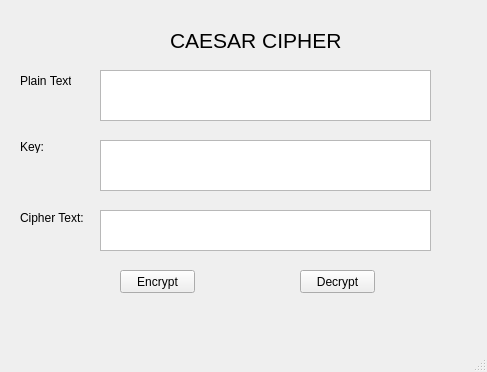
<?xml version="1.0" encoding="UTF-8"?>
<ui version="4.0">
 <class>MainWindow</class>
 <widget class="QMainWindow" name="MainWindow">
  <property name="geometry">
   <rect>
    <x>0</x>
    <y>0</y>
    <width>487</width>
    <height>372</height>
   </rect>
  </property>
  <property name="windowTitle">
   <string>MainWindow</string>
  </property>
  <widget class="QWidget" name="centralwidget">
   <widget class="QPlainTextEdit" name="txt_plain_text">
    <property name="geometry">
     <rect>
      <x>100</x>
      <y>70</y>
      <width>331</width>
      <height>51</height>
     </rect>
    </property>
   </widget>
   <widget class="QLabel" name="label_4">
    <property name="geometry">
     <rect>
      <x>20</x>
      <y>210</y>
      <width>71</width>
      <height>16</height>
     </rect>
    </property>
    <property name="text">
     <string>Cipher Text:</string>
    </property>
   </widget>
   <widget class="QPlainTextEdit" name="txt_cipher_text">
    <property name="geometry">
     <rect>
      <x>100</x>
      <y>210</y>
      <width>331</width>
      <height>41</height>
     </rect>
    </property>
   </widget>
   <widget class="QPushButton" name="btn_encrypt">
    <property name="geometry">
     <rect>
      <x>120</x>
      <y>270</y>
      <width>75</width>
      <height>23</height>
     </rect>
    </property>
    <property name="text">
     <string>Encrypt</string>
    </property>
   </widget>
   <widget class="QLabel" name="label_2">
    <property name="geometry">
     <rect>
      <x>20</x>
      <y>70</y>
      <width>51</width>
      <height>21</height>
     </rect>
    </property>
    <property name="text">
     <string>Plain Text:</string>
    </property>
   </widget>
   <widget class="QLabel" name="label_3">
    <property name="geometry">
     <rect>
      <x>20</x>
      <y>140</y>
      <width>47</width>
      <height>13</height>
     </rect>
    </property>
    <property name="text">
     <string>Key:</string>
    </property>
   </widget>
   <widget class="QLabel" name="label">
    <property name="geometry">
     <rect>
      <x>170</x>
      <y>30</y>
      <width>221</width>
      <height>21</height>
     </rect>
    </property>
    <property name="font">
     <font>
      <pointsize>16</pointsize>
     </font>
    </property>
    <property name="text">
     <string>CAESAR CIPHER</string>
    </property>
   </widget>
   <widget class="QPushButton" name="btn_decrypt">
    <property name="geometry">
     <rect>
      <x>300</x>
      <y>270</y>
      <width>75</width>
      <height>23</height>
     </rect>
    </property>
    <property name="text">
     <string>Decrypt</string>
    </property>
   </widget>
   <widget class="QPlainTextEdit" name="txt_key">
    <property name="geometry">
     <rect>
      <x>100</x>
      <y>140</y>
      <width>331</width>
      <height>51</height>
     </rect>
    </property>
   </widget>
  </widget>
  <widget class="QMenuBar" name="menubar">
   <property name="geometry">
    <rect>
     <x>0</x>
     <y>0</y>
     <width>487</width>
     <height>21</height>
    </rect>
   </property>
  </widget>
  <widget class="QStatusBar" name="statusbar"/>
 </widget>
 <resources/>
 <connections/>
</ui>
